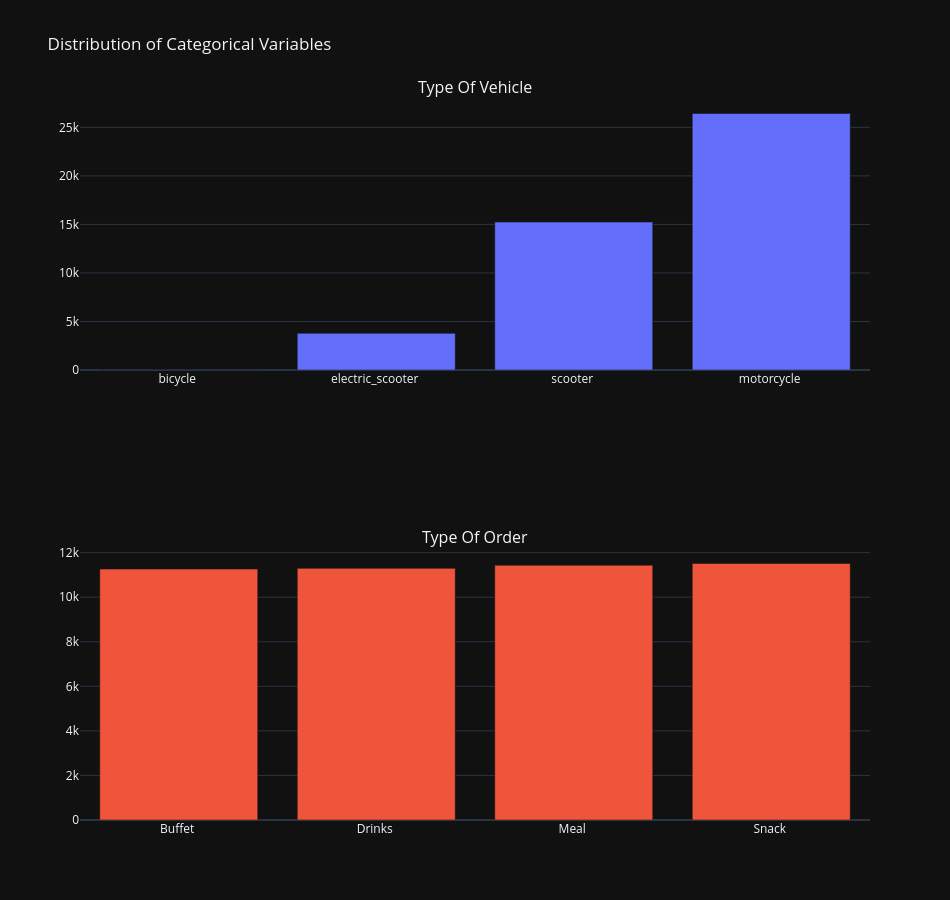

Notebook code for this chart:
### Code cell
fig = plot_measures(['Type_of_vehicle','Type_of_order'])
fig.show()

### Figure 1 — Plotly figure (JSON) as saved in the notebook; plotly's stock layout.template omitted (floating-point values rounded to 4 significant figures)
{"data": [{"name": "Type Of Vehicle", "type": "bar", "x": ["bicycle ", "electric_scooter ", "scooter ", "motorcycle "], "xaxis": "x", "y": [53, 3778, 15244, 26427], "yaxis": "y"}, {"name": "Type Of Order", "type": "bar", "x": ["Buffet ", "Drinks ", "Meal ", "Snack "], "xaxis": "x2", "y": [11261, 11294, 11435, 11512], "yaxis": "y2"}], "layout": {"annotations": [{"font": {"size": 16}, "showarrow": false, "text": "Type Of Vehicle", "x": 0.5, "xanchor": "center", "xref": "paper", "y": 1, "yanchor": "bottom", "yref": "paper"}, {"font": {"size": 16}, "showarrow": false, "text": "Type Of Order", "x": 0.5, "xanchor": "center", "xref": "paper", "y": 0.375, "yanchor": "bottom", "yref": "paper"}], "height": 900, "showlegend": false, "title": {"text": "Distribution of Categorical Variables"}, "width": 950, "xaxis": {"anchor": "y", "domain": [0, 1]}, "xaxis2": {"anchor": "y2", "domain": [0, 1]}, "yaxis": {"anchor": "x", "domain": [0.625, 1]}, "yaxis2": {"anchor": "x2", "domain": [0, 0.375]}}}
